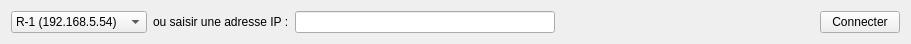
   <widget class="QWidget" name="layoutWidget">
    <property name="geometry">
     <rect>
      <x>10</x>
      <y>5</y>
      <width>911</width>
      <height>33</height>
     </rect>
    </property>
    <layout class="QHBoxLayout" name="horizontalLayout_2">
     <item>
      <widget class="QComboBox" name="ip">
       <item>
        <property name="text">
         <string>R-1 (192.168.5.54)</string>
        </property>
       </item>
       <item>
        <property name="text">
         <string>R0 (192.168.5.53)</string>
        </property>
       </item>
       <item>
        <property name="text">
         <string>R+2 (192.168.5.52)</string>
        </property>
       </item>
       <item>
        <property name="text">
         <string>R+3 (192.168.5.51)</string>
        </property>
       </item>
       <item>
        <property name="text">
         <string>R+4 (192.168.5.50)</string>
        </property>
       </item>
      </widget>
     </item>
     <item>
      <widget class="QLabel" name="label_18">
       <property name="text">
        <string>ou saisir une adresse IP :</string>
       </property>
      </widget>
     </item>
     <item>
      <widget class="QLineEdit" name="custom_ip"/>
     </item>
     <item>
      <spacer name="horizontalSpacer_2">
       <property name="orientation">
        <enum>Qt::Horizontal</enum>
       </property>
       <property name="sizeHint" stdset="0">
        <size>
         <width>40</width>
         <height>20</height>
        </size>
       </property>
      </spacer>
     </item>
     <item>
      <widget class="QPushButton" name="connect">
       <property name="text">
        <string>Connecter</string>
       </property>
      </widget>
     </item>
    </layout>
   </widget>
